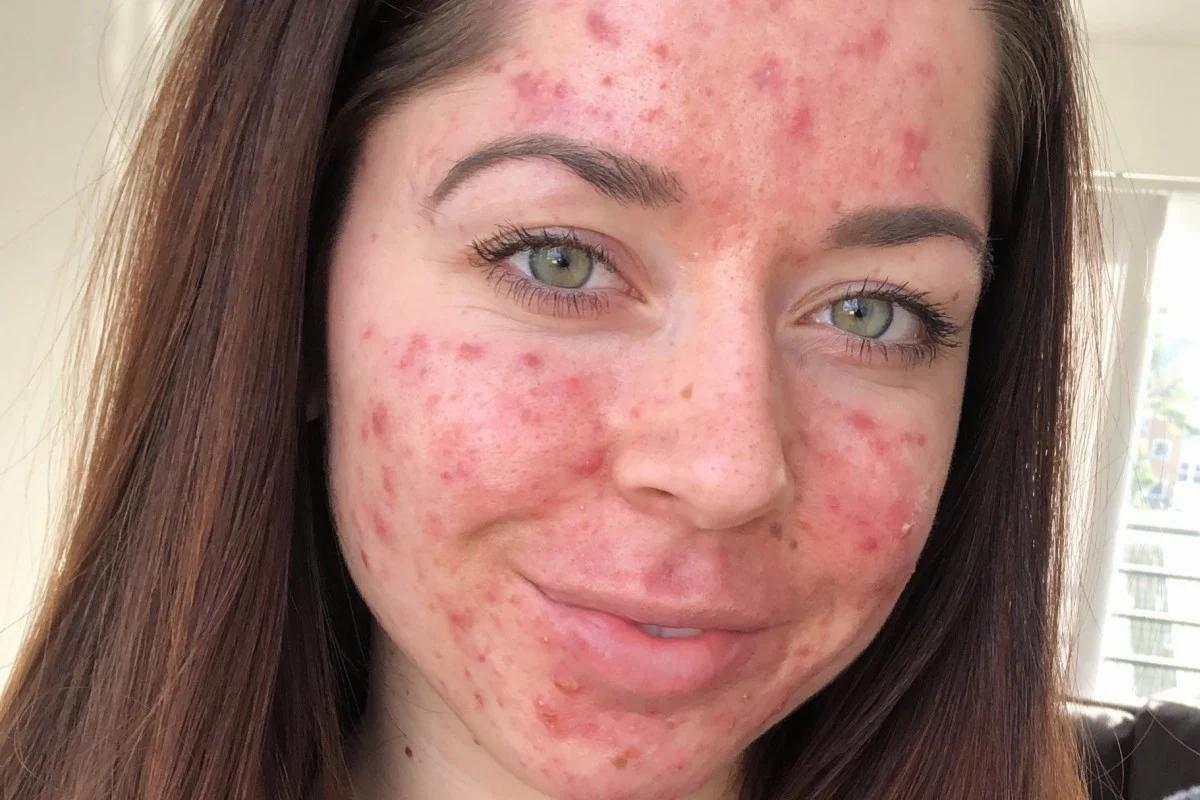
#> input picture Dataset Citra/Acne/1.jpg, 1200 x 800 px
$ python -i skin_analysis.py   (imports and definitions only)
#> lines starting #> are read from the running program, lines starting #| are printed output that depends on the picture; after the words box and inside, x2 and y2 are one past the last pixel; in counts of white or black regions, pixels touching at a corner belong together
import cv2
import numpy as np


def analisis_kulit(image_path):

    # ==========================================
    # VALIDASI GAMBAR
    # ==========================================
#> called with image_path = '../Dataset Citra/Acne/1.jpg'
    if image_path is None:
        return None

    image = cv2.imread(image_path)
#> image is the input picture: shape (800, 1200, 3); mean B, G, R 113.6, 122.5, 160.5

    if image is None:
        print("[ERROR] Gambar gagal dibaca.")
        return None

    # ==========================================
    # RESIZE GAMBAR
    # ==========================================
    height, width = image.shape[:2]
#> height = 800; width = 1200

    new_width = 500
    new_height = int((new_width / width) * height)
#> new_height = 333

    image = cv2.resize(
        image,
        (new_width, new_height)
    )
#> image: shape (333, 500, 3)

    # ==========================================
    # DETEKSI WAJAH
    # ==========================================
    face_cascade = cv2.CascadeClassifier(
        cv2.data.haarcascades +
        "haarcascade_frontalface_default.xml"
    )

    gray = cv2.cvtColor(
        image,
        cv2.COLOR_BGR2GRAY
    )
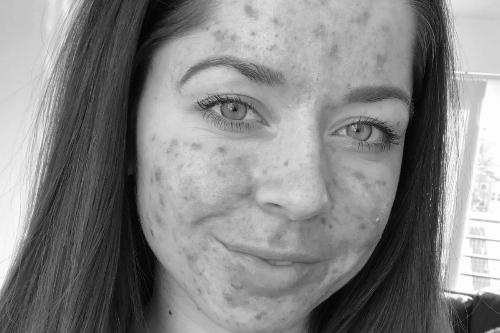
#> gray: shape (333, 500); min 0, max 255, mean 132.7

    faces = face_cascade.detectMultiScale(
        gray,
        scaleFactor=1.1,
        minNeighbors=5,
        minSize=(100, 100)
    )
#> faces = [[149, 10, 296, 296]]

    if len(faces) == 0:
        print("[ERROR] Wajah tidak ditemukan.")
        return None

    # ==========================================
    # AMBIL WAJAH
    # ==========================================
    (x, y, w, h) = faces[0]
#> x = 149; y = 10; w = 296; h = 296

    face = image[y:y+h, x:x+w]

    face_gray = cv2.cvtColor(
        face,
        cv2.COLOR_BGR2GRAY
    )
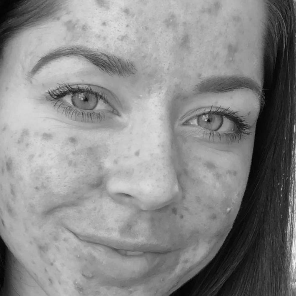
#> face_gray: shape (296, 296); min 0, max 244, mean 137.7

    face_rgb = cv2.cvtColor(
        face,
        cv2.COLOR_BGR2RGB
    )

    # ==========================================
    # MASK AREA WAJAH
    # ==========================================
    mask = np.zeros_like(face_gray)

    center = (w // 2, h // 2)
#> center = (148, 148)

    axes = (
        int(w * 0.38),
        int(h * 0.48)
    )
#> axes = (112, 142)

    cv2.ellipse(
        mask,
        center,
        axes,
        0,
        0,
        360,
        255,
        -1
    )
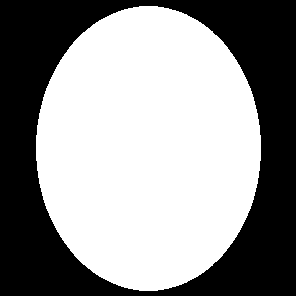
#> mask: shape (296, 296); 57.4% white; 1 black region, box (x1, y1, x2, y2) and area: (0, 0, 296, 296) 37359

    # ==========================================
    # HILANGKAN AREA MATA
    # ==========================================
    eye_y1 = int(h * 0.22)
#> eye_y1 = 65
    eye_y2 = int(h * 0.45)
#> eye_y2 = 133

    # Mata kiri
    cv2.rectangle(
        mask,
        (int(w * 0.18), eye_y1),
        (int(w * 0.42), eye_y2),
        0,
        -1
    )

    # Mata kanan
    cv2.rectangle(
        mask,
        (int(w * 0.58), eye_y1),
        (int(w * 0.82), eye_y2),
        0,
        -1
    )

    # ==========================================
    # HILANGKAN AREA MULUT
    # ==========================================
    cv2.rectangle(
        mask,
        (int(w * 0.32), int(h * 0.68)),
        (int(w * 0.68), int(h * 0.90)),
        0,
        -1
    )
#> mask: shape (296, 296); 37.9% white; 1 white region, box (x1, y1, x2, y2) and area: (36, 6, 261, 291) 33225

    # ==========================================
    # ANALISIS KADAR MINYAK
    # ==========================================
    blur = cv2.GaussianBlur(
        face_gray,
        (7, 7),
        0
    )

    mean_brightness = np.mean(
        blur[mask > 0]
    )
#> mean_brightness = 160.1

    threshold_value = mean_brightness + 30
#> threshold_value = 190.1

    _, oily_mask = cv2.threshold(
        blur,
        threshold_value,
        255,
        cv2.THRESH_BINARY
    )
#> oily_mask: shape (296, 296); 13.8% white; 18 white regions (8 under 20 px), largest, box (x1, y1, x2, y2) and area: (1, 71, 74, 186) 4205, (104, 91, 165, 196) 4008, (63, 0, 141, 51) 2366

    oily_mask = cv2.bitwise_and(
        oily_mask,
        mask
    )
#> oily_mask: shape (296, 296); 8.2% white; 12 white regions (5 under 20 px), largest, box (x1, y1, x2, y2) and area: (104, 91, 165, 196) 3993, (36, 105, 74, 186) 1645, (77, 10, 137, 51) 1326

    kernel = np.ones((5, 5), np.uint8)

    oily_mask = cv2.morphologyEx(
        oily_mask,
        cv2.MORPH_OPEN,
        kernel
    )
#> oily_mask: shape (296, 296); 7.8% white; 5 white regions, box (x1, y1, x2, y2) and area: (104, 93, 164, 196) 3927, (88, 12, 136, 50) 1252, (36, 134, 72, 184) 1210, (37, 106, 53, 134) 368, (61, 59, 77, 65) 92

    oily_mask = cv2.morphologyEx(
        oily_mask,
        cv2.MORPH_CLOSE,
        kernel
    )
#> oily_mask: shape (296, 296); 8% white; 4 white regions, box (x1, y1, x2, y2) and area: (104, 93, 164, 196) 3974, (36, 106, 72, 184) 1605, (88, 12, 136, 50) 1313, (61, 59, 77, 65) 92

    face_pixels = np.sum(mask == 255)
#> face_pixels = 33225

    oily_pixels = np.sum(oily_mask == 255)
#> oily_pixels = 6984

    oily_percentage = (
        oily_pixels / face_pixels
    ) * 100
#> oily_percentage = 21.02

    brightness_score = 100 - oily_percentage
#> brightness_score = 78.98

    # ==========================================
    # ANALISIS TEKSTUR
    # ==========================================
    edges = cv2.Canny(
        face_gray,
        15,
        45
    )
#> edges: shape (296, 296); 29.1% white in thin lines or dots

    edges = cv2.bitwise_and(
        edges,
        mask
    )
#> edges: shape (296, 296); 11.3% white in thin lines or dots, all inside (x1, y1, x2, y2) = (36, 6, 261, 291)

    texture_pixels = np.sum(edges == 255)
#> texture_pixels = 9860

    texture_percentage = (
        texture_pixels / face_pixels
    ) * 100
#> texture_percentage = 29.68

    texture_score = 100 - texture_percentage
#> texture_score = 70.32

    # ==========================================
    # ANALISIS VARIASI WARNA
    # ==========================================
    smooth = cv2.bilateralFilter(
        face_rgb,
        9,
        75,
        75
    )

    hsv = cv2.cvtColor(
        smooth,
        cv2.COLOR_RGB2HSV
    )
#> hsv: shape (296, 296, 3); mean H, S, V 18.1, 87.4, 175.8

    lower_skin = np.array([0, 20, 50])
    upper_skin = np.array([25, 180, 255])

    skin_mask = cv2.inRange(
        hsv,
        lower_skin,
        upper_skin
    )
#> skin_mask: shape (296, 296); 82.4% white; 61 black regions (37 under 20 px), largest, box (x1, y1, x2, y2) and area: (170, 30, 294, 296) 8811, (76, 239, 150, 277) 1642, (66, 24, 117, 50) 958

    skin_mask = cv2.morphologyEx(
        skin_mask,
        cv2.MORPH_OPEN,
        kernel
    )
#> skin_mask: shape (296, 296); 81.6% white; 27 black regions (8 under 20 px), largest, box (x1, y1, x2, y2) and area: (170, 30, 296, 296) 9894, (76, 239, 158, 277) 1698, (66, 24, 117, 50) 978

    skin_mask = cv2.morphologyEx(
        skin_mask,
        cv2.MORPH_CLOSE,
        kernel
    )
#> skin_mask: shape (296, 296); 82.2% white; 16 black regions, largest, box (x1, y1, x2, y2) and area: (172, 32, 296, 296) 9656, (77, 239, 149, 276) 1650, (66, 24, 115, 49) 960

    # ==========================================
    # REMOVE EDGE AREA
    # ==========================================
    margin = 20

    skin_mask[:margin, :] = 0
    skin_mask[-margin:, :] = 0
    skin_mask[:, :margin] = 0
    skin_mask[:, -margin:] = 0
#> skin_mask: shape (296, 296); 62.4% white; 10 black regions, largest, box (x1, y1, x2, y2) and area: (0, 0, 296, 296) 30084, (66, 24, 115, 49) 960, (43, 136, 74, 172) 698

    # ==========================================
    # LAB COLOR
    # ==========================================
    lab = cv2.cvtColor(
        smooth,
        cv2.COLOR_RGB2LAB
    )
#> lab: shape (296, 296, 3); mean of channels 0, 1, 2 142.3, 147.3, 140.3

    L, A, B = cv2.split(lab)

    # ==========================================
    # CLAHE
    # ==========================================
    clahe = cv2.createCLAHE(
        clipLimit=2.0,
        tileGridSize=(8, 8)
    )

    A = clahe.apply(A)
    B = clahe.apply(B)

    # ==========================================
    # BASE SKIN COLOR
    # ==========================================
    baseA = cv2.GaussianBlur(
        A,
        (71, 71),
        0
    )

    baseB = cv2.GaussianBlur(
        B,
        (71, 71),
        0
    )

    # ==========================================
    # COLOR DIFFERENCE
    # ==========================================
    diffA = cv2.absdiff(A, baseA)

    diffB = cv2.absdiff(B, baseB)

    color_diff = cv2.addWeighted(
        diffA,
        0.5,
        diffB,
        0.5,
        0
    )

    # ==========================================
    # APPLY SKIN MASK
    # ==========================================
    color_diff = cv2.bitwise_and(
        color_diff,
        color_diff,
        mask=skin_mask
    )

    # ==========================================
    # SMOOTH RESULT
    # ==========================================
    color_diff = cv2.GaussianBlur(
        color_diff,
        (5, 5),
        0
    )
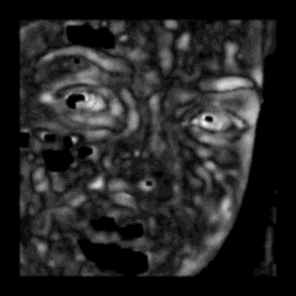
#> color_diff: shape (296, 296); min 0, max 19, mean 2.79; drawn with min black and max white

    # ==========================================
    # NORMALIZATION
    # ==========================================
    color_diff = cv2.normalize(
        color_diff,
        None,
        0,
        255,
        cv2.NORM_MINMAX
    )

    # ==========================================
    # THRESHOLD
    # ==========================================
    valid_pixels = color_diff[
        skin_mask > 0
    ]

    if len(valid_pixels) == 0:
        return None

    mean_val = np.mean(valid_pixels)
#> mean_val = 59.27

    threshold_value = mean_val + 20
#> threshold_value = 79.27

    variation_mask = cv2.threshold(
        color_diff,
        threshold_value,
        255,
        cv2.THRESH_BINARY
    )[1]
#> variation_mask: shape (296, 296); 16.4% white; 89 white regions (27 under 20 px), largest, box (x1, y1, x2, y2) and area: (191, 76, 260, 202) 3525, (39, 65, 123, 140) 2849, (177, 186, 233, 276) 1397

    variation_mask = variation_mask.astype(
        np.uint8
    )

    # ==========================================
    # MORPHOLOGY
    # ==========================================
    kernel_small = np.ones(
        (3, 3),
        np.uint8
    )

    variation_mask = cv2.morphologyEx(
        variation_mask,
        cv2.MORPH_OPEN,
        kernel_small
    )
#> variation_mask: shape (296, 296); 15.8% white; 71 white regions (12 under 20 px), largest, box (x1, y1, x2, y2) and area: (191, 76, 260, 201) 3507, (39, 65, 123, 127) 2602, (179, 187, 233, 276) 1382

    variation_mask = cv2.morphologyEx(
        variation_mask,
        cv2.MORPH_CLOSE,
        kernel_small
    )
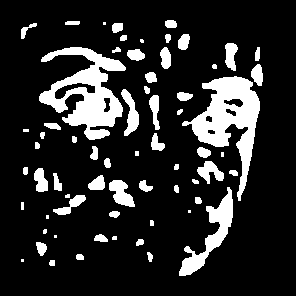
#> variation_mask: shape (296, 296); 16% white; 65 white regions (11 under 20 px)

    # ==========================================
    # CONTOUR FILTER
    # ==========================================
    contours, _ = cv2.findContours(
        variation_mask,
        cv2.RETR_EXTERNAL,
        cv2.CHAIN_APPROX_SIMPLE
    )
#> contours = 65 contours, 19 with area under 20; largest, box (x1, y1, x2, y2) and area: (39, 47, 126, 140) 3670, (182, 76, 260, 201) 3576, (179, 187, 233, 276) 1250, (109, 180, 135, 207) 370, (121, 89, 139, 136) 352

    clean_mask = np.zeros_like(
        variation_mask
    )

    color_result = face_rgb.copy()

    total_area = 0

    face_h, face_w = face_rgb.shape[:2]
#> face_h = 296; face_w = 296

    for cnt in contours:

        area = cv2.contourArea(cnt)

        if 80 < area < 1800:

            x, y, w, h = cv2.boundingRect(cnt)

            ratio = w / h

            extent = area / (w * h)

            if extent < 0.35:
                continue

            if ratio > 3.5 or ratio < 0.30:
                continue

            if x < 10 or x+w > face_w-10:
                continue

            if y < face_h * 0.10:
                continue

            total_area += area

            cv2.drawContours(
                clean_mask,
                [cnt],
                -1,
                255,
                -1
            )

            cv2.rectangle(
                color_result,
                (x, y),
                (x+w, y+h),
                (255, 0, 0),
                2
            )
#> this loop made 65 passes
#> (area, x, y, w, h, ratio, extent, total_area) on passes 5, 21, 22, 24, 25, 27, 30, 34, 38, 43, 44, 45: (89.5, 36, 242, 11, 14, 0.786, 0.581, 89.5), (80.5, 139, 180, 14, 12, 1.17, 0.479, 170), (369.5, 109, 180, 26, 27, 0.963, 0.526, 539.5), (158.5, 88, 175, 17, 15, 1.13, 0.622, 698), (80.5, 53, 173, 9, 18, 0.5, 0.497, 778.5), (209.5, 34, 168, 14, 24, 0.583, 0.624, 988), (280.5, 197, 161, 27, 23, 1.17, 0.452, 1268.5), (94.5, 197, 147, 14, 11, 1.27, 0.614, 1363), (120.5, 151, 133, 14, 18, 0.778, 0.478, 1483.5), (189.5, 149, 95, 11, 35, 0.314, 0.492, 1673), (91, 177, 92, 16, 9, 1.78, 0.632, 1764), (352.5, 121, 89, 18, 47, 0.383, 0.417, 2116.5)
#> (area, x, y, w, h, ratio, extent) on passes 17, 19: (211.5, 53, 195, 33, 20, 1.65, 0.32), (1250.5, 179, 187, 54, 89, 0.607, 0.26)
#> clean_mask: shape (296, 296); 4% white; 18 white regions, largest, box (x1, y1, x2, y2) and area: (109, 180, 135, 207) 414, (121, 89, 139, 136) 403, (197, 161, 224, 184) 325
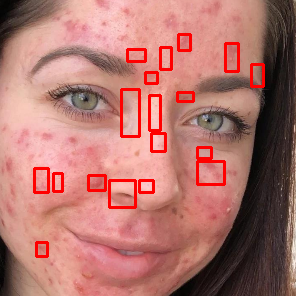
#> color_result: shape (296, 296, 3); mean R, G, B 177.3, 116.2, 109.2
#> after the loop, total_area = 3012.5

    variation_mask = clean_mask

    # ==========================================
    # HEATMAP
    # ==========================================
    heatmap = cv2.applyColorMap(
        color_diff.astype(np.uint8),
        cv2.COLORMAP_JET
    )
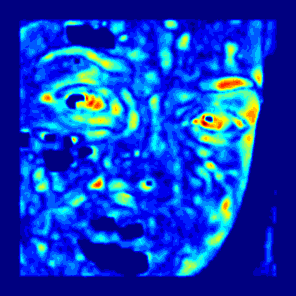
#> heatmap: shape (296, 296, 3); mean B, G, R 192.9, 60.8, 10.8

    heatmap = cv2.cvtColor(
        heatmap,
        cv2.COLOR_BGR2RGB
    )

    # ==========================================
    # SCORE WARNA
    # ==========================================
    face_area = np.count_nonzero(
        skin_mask
    )
#> face_area = 54658

    if face_area == 0:
        percentage = 0

    else:
        percentage = (
            total_area / face_area
        ) * 100
#> percentage = 5.51

    percentage = min(
        percentage,
        100
    )

    color_variation = percentage
#> color_variation = 5.51

    color_score = max(
        0,
        100 - percentage
    )
#> color_score = 94.49

    # ==========================================
    # SKIN SCORE FINAL
    # ==========================================
    skin_score = (
        (brightness_score * 0.40) +
        (texture_score * 0.35) +
        (color_score * 0.25)
    )
#> skin_score = 79.83

    skin_score = max(
        0,
        min(100, skin_score)
    )

    # ==========================================
    # RETURN HASIL
    # ==========================================
    return {

        "oil": oily_percentage,
        "texture": texture_percentage,
        "color": color_variation,
        "score": skin_score,

        "face": face,
        "oily_mask": oily_mask,
        "edges": edges,

        "variation_mask": variation_mask,
        "heatmap": heatmap,
        "color_result": color_result
    }

>>> result = analisis_kulit('../Dataset Citra/Acne/1.jpg')
#> result = 10 items
